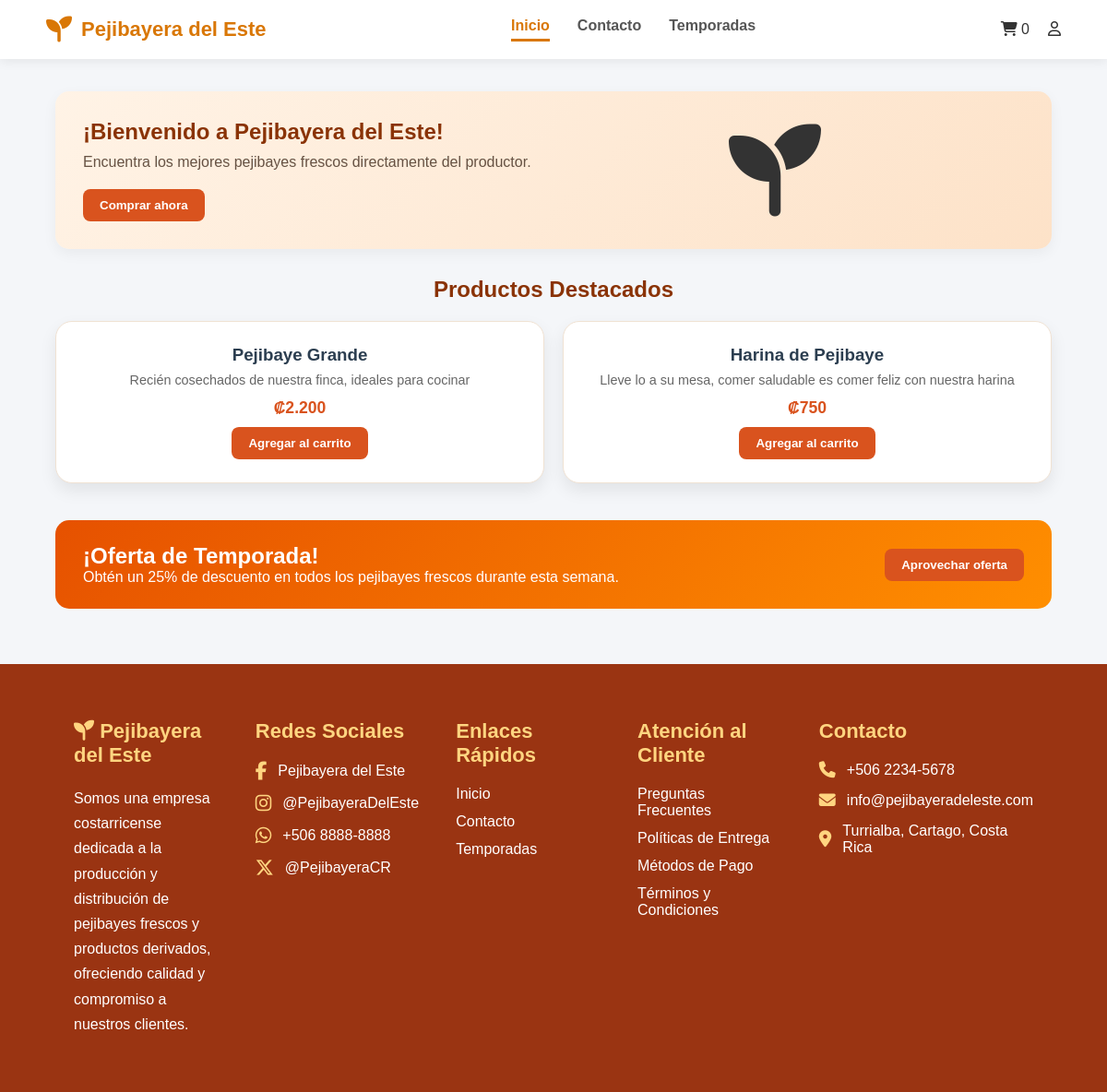
The page / on the database its author committed.
### tables this page shows
CREATE TABLE IF NOT EXISTS Producto (
    idProducto INT AUTO_INCREMENT PRIMARY KEY,
    nombreProducto VARCHAR(100) NOT NULL,
    descripcion VARCHAR(255) NOT NULL,
    precio DECIMAL(10,2) NOT NULL,
    cantidadStock INT NOT NULL,
    ventaEmpresarial BOOLEAN NOT NULL,
    idCategoria INT NOT NULL,
    idPresentacion INT NOT NULL,

    CONSTRAINT fk_producto_categoria
        FOREIGN KEY (idCategoria)
        REFERENCES Categoria(idCategoria)
        ON UPDATE CASCADE
        ON DELETE RESTRICT,

    CONSTRAINT fk_producto_presentacion
        FOREIGN KEY (idPresentacion)
        REFERENCES Presentacion(idPresentacion)
        ON UPDATE CASCADE
        ON DELETE RESTRICT
);

### app/controllers/OtherViewController.php (called while the page is built, shortened)
<?php
require_once '../app/core/Controller.php';
class OtherViewController extends Controller {
    private $carritoModel;
    public function __construct() {
        $this->carritoModel = $this->model('Carrito');
    }
    private function obtenerCantidadCarrito() {
        if(!isset($_SESSION['user_id'])) {
            return 0;
        }
        return $this->carritoModel->contarProductos($_SESSION['user_id']);
    }
    public function index() {
        $productoModel = $this->model('Producto');
        $productos = $productoModel->getAll();
        $this->view('users/index',[
            'productos' => $productos,
            'cantidadTotal' => $this->obtenerCantidadCarrito()
        ]);
    }
}

### app/core/App.php (called while the page is built, shortened)
<?php
class App {
    protected $method = 'index';
    public function __construct() {
        $url = $this->parseUrl();
        $this->controller = new $this->controller;
        $this->params = $url ? array_values($url) : [];
        call_user_func_array([$this->controller, $this->method], $this->params);
    }
    public function parseUrl() {
        return [];
    }
}

### public/index.php (called while the page is built, shortened)
<?php
require_once '../app/core/App.php';
require_once '../app/core/Controller.php';
$app = new App();

### app/models/Producto.php (called while the page is built, shortened)
<?php
require_once '../app/config/Database.php';
class Producto {
    private $db;
    public function __construct() {
        $this->db = Database::getInstance()->getConnection();
    }
    private function ejecutarConsulta($sql, $tipos = "", ...$parametros) {
        $stmt = $this->db->prepare($sql);
        $stmt->execute();
        return $stmt;
    }
    public function getAll() {
        $sql = "SELECT
                    p.idProducto,
                    p.nombreProducto,
                    p.descripcion,
                    p.precio,
                    p.cantidadStock,
                    p.ventaEmpresarial,
                    c.idCategoria,
                    c.nombreCategoria,
                    pr.idPresentacion,
                    pr.tipoEmpaque,
                    pr.peso,
                    pr.tamaño
                FROM Producto p
                INNER JOIN Categoria c
                    ON p.idCategoria = c.idCategoria
                INNER JOIN Presentacion pr
                    ON p.idPresentacion = pr.idPresentacion
                WHERE p.ventaEmpresarial = FALSE
                ORDER BY p.idProducto ASC";
        $stmt = $this->ejecutarConsulta($sql);
        $resultado = $stmt->get_result();
        $productos = [];
        while ($fila = $resultado->fetch_assoc()) {
            $productos[] = $fila;
        }
        return $productos;
    }
}

### app/config/Database.php (called while the page is built, shortened)
<?php
class Database {
    private static $instance = null;
    private $conn;
    private function __construct() {
        try {
            $this->conn = new mysqli(DB_HOST, DB_USER, DB_PASS, DB_NAME);
            $this->conn->set_charset("utf8");
        } catch (mysqli_sql_exception $e) {
            die("Error de conexión a la base de datos. Por favor, verifica que MySQL esté encendido y la base de datos '" . DB_NAME . "' exista. Detalle: " . $e->getMessage());
        }
    }
    public static function getInstance() {
        if (!self::$instance) {
            self::$instance = new Database();
        }
        return self::$instance;
    }
    public function getConnection() {
        return $this->conn;
    }
}

### app/views/users/index.php (the view)
<?php require_once '../app/views/layouts/header.php'; ?>
    <main>
        <section class="hero-section">
            <div class="hero-text">
                <h1>¡Bienvenido a Pejibayera del Este!</h1>
                <p>Encuentra los mejores pejibayes frescos directamente del productor.</p>
                <button type="button">Comprar ahora</button>
            </div>
            <div class="hero-image">
                 <i class="fa-solid fa-seedling"></i>
            </div>
        </section>
        <section class="cards-section">
            <h2>Productos Destacados</h2>
            <div class="cards">
                <?php if (!empty($data['productos'])) : ?>
                <?php foreach ($data['productos'] as $producto) : ?>
                <article class="card">
                    <h3><?php echo htmlspecialchars($producto['nombreProducto']); ?></h3>
                    <p><?php echo htmlspecialchars($producto['descripcion']); ?></p>
                    <span class="precio">
                        ₡<?php echo number_format($producto['precio'], 0, ',', '.'); ?>
                    </span>
                    <?php if (isset($_SESSION['user_id'])) : ?>
                    <button type="button">
                        <a href="<?= BASE_URL ?>/carrito/add/<?= $producto['idProducto']; ?>">
                            Agregar al carrito
                        </a>
                    </button>
                    <?php else : ?>
                    <button type="button">
                        <a href="<?= BASE_URL ?>/auth/login">
                            Agregar al carrito
                        </a>
                    </button>
                    <?php endif; ?>
                </article>
                <?php endforeach; ?>
                <?php else : ?>
                    <p>No hay productos disponibles.</p>
                <?php endif; ?>
            </div>
        </section>
        <section class="banner-promo">
            <div>
                <h2>¡Oferta de Temporada!</h2>
                <p>Obtén un 25% de descuento en todos los pejibayes frescos durante esta semana.</p>
            </div>
            <button  class="btn-promo" type="button"> <a href="">Aprovechar oferta</a></button>
        </section>
    </main>
<?php require_once '../app/views/layouts/footer.php'; ?>

### app/core/Controller.php (shortened to what this page needs)
<?php
class Controller {
    public function view($view, $data = []) {
        if (file_exists('../app/views/' . $view . '.php')) {
            require_once '../app/views/' . $view . '.php';
        } else {
            die("La vista $view no existe.");
        }
    }
}

### app/views/layouts/header.php (shortened to what this page needs)
<?php
    $inicioUrl = BASE_URL . '/otherview/index/';
    $mostrarHeader = true;
?>
<!DOCTYPE html>
<html lang="es">
<head>
    <link rel="stylesheet" href="https://cdnjs.cloudflare.com/ajax/libs/font-awesome/6.6.0/css/all.min.css">
    <link rel="stylesheet" href="<?= BASE_URL ?>/css/inicio.css">
</head>
<body class="body-container">
    <?php if ($mostrarHeader): ?>
    <header class="topbar">
        <div class="logo">
            <i class="fa-solid fa-seedling"></i>
            <span>Pejibayera del Este</span>
        </div>
        <nav>
            <a href="<?= $inicioUrl ?>" class="active">Inicio</a>
            <a href="<?= BASE_URL ?>/otherview/contacto">Contacto</a>
            <a href="<?= BASE_URL ?>/otherview/temporada">Temporadas</a>
        </nav>
        <div class="actions">
            <div class="carrito">
                <a href="<?= BASE_URL ?>/carrito/index">
                    <i class="fa-solid fa-cart-shopping"></i>
                </a>
                <span class="cart-count">
                    <?= $data['cantidadTotal'] ?? 0; ?>
                </span>
            </div>
            <div class="usr">
                <a href="<?= BASE_URL ?>/otherview/perfil">
                    <i class="fa-regular fa-user"></i>
                </a>
            </div>
        </div>
    </header>
    <?php endif; ?>

### app/views/layouts/footer.php
    <footer class="pag-foot">
        <div class="info-empresa">
            <h3>
                <i class="fa-solid fa-seedling"></i>
                Pejibayera del Este
            </h3>
            <p>
                Somos una empresa costarricense dedicada a la producción y
                distribución de pejibayes frescos y productos derivados,
                ofreciendo calidad y compromiso a nuestros clientes.
            </p>
        </div>
        <div class="redes-empresa">
            <h3>Redes Sociales</h3>
            <div class="sociales-container">
                <div class="social-item">
                    <i class="fa-brands fa-facebook-f"></i>
                    <span>Pejibayera del Este</span>
                </div>
                <div class="social-item">
                    <i class="fa-brands fa-instagram"></i>
                    <span>@PejibayeraDelEste</span>
                </div>
                <div class="social-item">
                    <i class="fa-brands fa-whatsapp"></i>
                    <span>+506 8888-8888</span>
                </div>
                <div class="social-item">
                    <i class="fa-brands fa-x-twitter"></i>
                    <span>@PejibayeraCR</span>
                </div>
            </div>
        </div>
        <div class="links-empresa">
            <h3>Enlaces Rápidos</h3>
            <ul>
                <li><a href="<?= $inicioUrl ?>">Inicio</a></li>
                <li><a href="<?= BASE_URL ?>/otherview/contacto">Contacto</a></li>
                <li><a href="<?= BASE_URL ?>/otherview/temporada">Temporadas</a></li>
            </ul>
        </div>
        <div class="atencion-empresa">
            <h3>Atención al Cliente</h3>
            <ul>
                <li>Preguntas Frecuentes</li>
                <li>Políticas de Entrega</li>
                <li>Métodos de Pago</li>
                <li>Términos y Condiciones</li>
            </ul>
        </div>
        <div class="contacto-empresa">
            <h3>Contacto</h3>
            <div class="contacto-item">
                <i class="fa-solid fa-phone"></i>
                <span>+506 2234-5678</span>
            </div>
            <div class="contacto-item">
                <i class="fa-solid fa-envelope"></i>
                <span>info@pejibayeradeleste.com</span>
            </div>
            <div class="contacto-item">
                <i class="fa-solid fa-location-dot"></i>
                <span>Turrialba, Cartago, Costa Rica</span>
            </div>
        </div>
    </footer>
</body>
</html>

### public/css/inicio.css (style rules this page uses)
* { margin: 0%; padding: 0%; box-sizing: border-box; }
body { font-family: Arial, Helvetica, sans-serif; background-color: #f4f6f9; color: #333; }
a { text-decoration: none; color: inherit; }
ul { list-style: none; }
.topbar { display: flex; justify-content: space-between; align-items: center; padding: 18px 50px; background: white; box-shadow: 0 2px 12px rgba(0,0,0,.08); position: sticky; top: 0; z-index: 1000; }
.logo { display: flex; align-items: center; gap: 10px; font-size: 22px; font-weight: bold; color: #d97706; }
.logo i { font-size: 28px; }
.actions { display: flex; gap: 20px; align-items: center; cursor: pointer; }
nav { display: flex; gap: 30px; }
nav a { font-weight: 600; color: #555; transition: .3s; }
.active { color: #d97706; border-bottom: 3px solid #d97706; padding-bottom: 5px; }
.pag-foot { background: #9a3412; color: white; display: grid; grid-template-columns: repeat(5,1fr); gap: 40px; padding: 60px 80px; margin-top: 60px; position: sticky; }
.pag-foot h3 { margin-bottom: 20px; color: #FFD580; font-size: 22px; }
.pag-foot p { line-height: 1.7; }
.pag-foot ul { list-style: none; }
.pag-foot li { margin-bottom: 12px; }
.pag-foot a { color: white; transition: .3s; }
.sociales-container { display: flex; flex-direction: column; gap: 15px; }
.social-item { display: flex; align-items: center; gap: 12px; }
.social-item i { color: #FFD580; font-size: 20px; }
.contacto-item { display: flex; align-items: center; gap: 12px; margin-bottom: 15px; }
.contacto-item i { color: #FFD580; font-size: 18px; }
.hero-section { background: linear-gradient(135deg, #fff3e6, #fde2c8); margin: 20px auto; width: 90%; max-width: 1100px; padding: 30px; border-radius: 15px; display: flex; align-items: center; justify-content: space-between; box-shadow: 0px 5px 15px rgba(0, 0, 0, 0.05); }
.hero-text { max-width: 50%; }
.hero-text h1 { color: #8a3306; margin-bottom: 10px; }
.hero-text p { color: #665243; margin-bottom: 20px; }
.hero-image i { width: 320px; border-radius: 12px; font-size: 100px; }
.cards-section { width: 90%; max-width: 1100px; margin: 30px auto; }
.cards-section h2 { text-align: center; color: #8a3306; margin-bottom: 20px; }
.cards { display: grid; grid-template-columns: repeat(auto-fit, minmax(240px, 1fr)); gap: 20px; }
.card { background-color: #ffffff; padding: 20px; border-radius: 12px; box-shadow: 0px 3px 10px rgba(0, 0, 0, 0.08); text-align: center; border: 1px solid #f0e2d3; transition: 0.3s; }
.card h3 { margin-bottom: 8px; color: #2c3e50; }
.card p { color: #666; font-size: 0.9rem; margin-bottom: 12px; }
.card .precio { font-weight: bold; color: #d9531e; font-size: 1.1rem; display: block; margin-bottom: 10px; }
button, .btn { background-color: #d9531e; color: #ffffff; border: none; padding: 10px 18px; border-radius: 8px; cursor: pointer; font-weight: bold; transition: 0.3s; text-decoration: none; display: inline-block; }
.banner-promo { background: linear-gradient(135deg, #e65100, #ff8f00); color: white; width: 90%; max-width: 1100px; margin: 40px auto; padding: 25px 30px; border-radius: 15px; display: flex; justify-content: space-between; align-items: center; }
.topbar { display: flex; justify-content: space-between; align-items: center; margin-bottom: 35px; }
.card { background: white; border-radius: 18px; padding: 25px; box-shadow: 0 8px 18px rgba(0, 0, 0, .08); transition: .3s; }

### rows shown on the page
producto: nombreProducto "Pejibaye Grande", descripcion "Recién cosechados de nuestra finca, ideales para cocinar", precio "2.200"
producto: nombreProducto "Harina de Pejibaye", descripcion "Lleve lo a su mesa, comer saludable es comer feliz con nuestra harina", precio "750"

### other values the page prints
$data['cantidadTotal'] "0"
